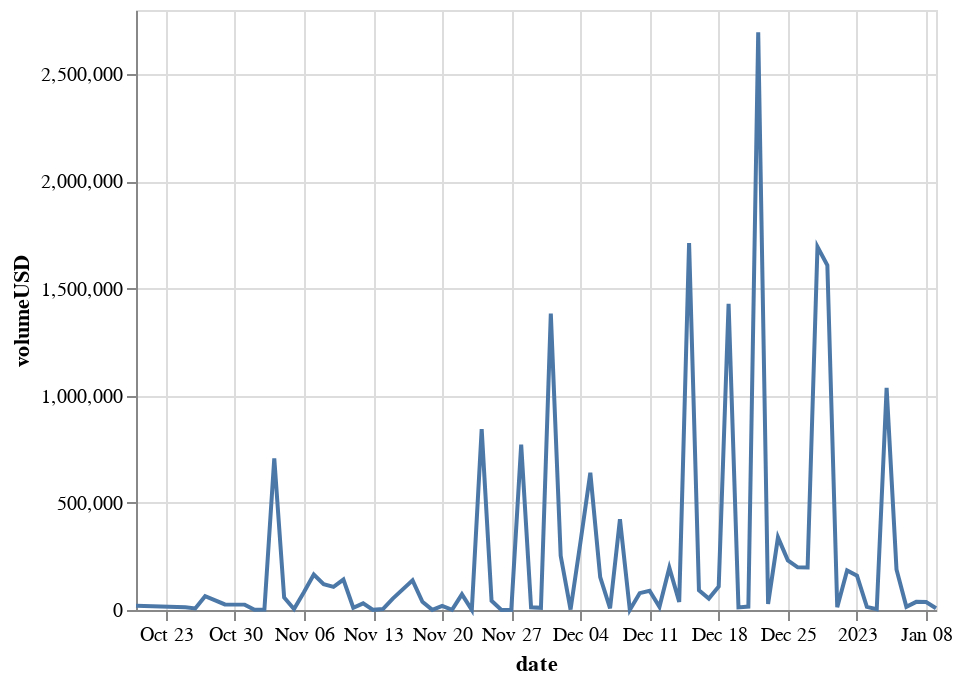

Notebook code for this chart:
### Code cell
# - total FrxETH/sfrxeth volume 
from subgrounds import Subgrounds

sg = Subgrounds()
sg_curve_vol = sg.load_subgraph(url_subgraphs.convex.curve_vol_mainnet)
q = sg_curve_vol.Query.swapVolumeSnapshots(where={"pool": "0xa1f8a6807c402e4a15ef4eba36528a3fed24e577"}, first=1000)
df_frxeth_pool = sg.query_df([q.timestamp, q.volumeUSD])
df_frxeth_pool = remove_prefix(df_frxeth_pool, 'swapVolumeSnapshots_')
df_frxeth_pool.timestamp = pd.to_datetime(df_frxeth_pool.timestamp, unit='s')
df_frxeth_pool['date'] = pd.to_datetime(df_frxeth_pool.timestamp.dt.date)
df_frxeth_pool = df_frxeth_pool.groupby("date").max().reset_index()[['date', 'volumeUSD']]
df_frxeth_pool.volumeUSD /= 2
print(df_frxeth_pool.volumeUSD.sum()) 
alt.Chart(df_frxeth_pool).mark_line().encode(x="date:T", y="volumeUSD:Q")

### Figure 1 — Vega-Lite specification as saved in the notebook (floating-point values rounded to 4 significant figures)
{"$schema": "https://vega.github.io/schema/vega-lite/v4.17.0.json", "config": {"view": {"continuousHeight": 300, "continuousWidth": 400}}, "data": {"name": "data-ebdfb5309209f5b96d2627ece0688857"}, "datasets": {"data-ebdfb5309209f5b96d2627ece0688857": [{"date": "2022-10-20T00:00:00", "volumeUSD": 20120.0}, {"date": "2022-10-25T00:00:00", "volumeUSD": 12780.0}, {"date": "2022-10-26T00:00:00", "volumeUSD": 7341.0}, {"date": "2022-10-27T00:00:00", "volumeUSD": 64720.0}, {"date": "2022-10-29T00:00:00", "volumeUSD": 26060.0}, {"date": "2022-10-31T00:00:00", "volumeUSD": 25100.0}, {"date": "2022-11-01T00:00:00", "volumeUSD": 796.7}, {"date": "2022-11-02T00:00:00", "volumeUSD": 1841.0}, {"date": "2022-11-03T00:00:00", "volumeUSD": 707700.0}, {"date": "2022-11-04T00:00:00", "volumeUSD": 58120.0}, {"date": "2022-11-05T00:00:00", "volumeUSD": 4094.0}, {"date": "2022-11-06T00:00:00", "volumeUSD": 82730.0}, {"date": "2022-11-07T00:00:00", "volumeUSD": 165600.0}, {"date": "2022-11-08T00:00:00", "volumeUSD": 120600.0}, {"date": "2022-11-09T00:00:00", "volumeUSD": 107800.0}, {"date": "2022-11-10T00:00:00", "volumeUSD": 142200.0}, {"date": "2022-11-11T00:00:00", "volumeUSD": 10450.0}, {"date": "2022-11-12T00:00:00", "volumeUSD": 31140.0}, {"date": "2022-11-13T00:00:00", "volumeUSD": 638.0}, {"date": "2022-11-14T00:00:00", "volumeUSD": 4412.0}, {"date": "2022-11-15T00:00:00", "volumeUSD": 53430.0}, {"date": "2022-11-17T00:00:00", "volumeUSD": 138600.0}, {"date": "2022-11-18T00:00:00", "volumeUSD": 38550.0}, {"date": "2022-11-19T00:00:00", "volumeUSD": 693.6}, {"date": "2022-11-20T00:00:00", "volumeUSD": 19050.0}, {"date": "2022-11-21T00:00:00", "volumeUSD": 564.3}, {"date": "2022-11-22T00:00:00", "volumeUSD": 73180.0}, {"date": "2022-11-23T00:00:00", "volumeUSD": 601.3}, {"date": "2022-11-24T00:00:00", "volumeUSD": 844300.0}, {"date": "2022-11-25T00:00:00", "volumeUSD": 42860.0}, {"date": "2022-11-26T00:00:00", "volumeUSD": 0.8144}, {"date": "2022-11-27T00:00:00", "volumeUSD": 1396.0}, {"date": "2022-11-28T00:00:00", "volumeUSD": 772300.0}, {"date": "2022-11-29T00:00:00", "volumeUSD": 12660.0}, {"date": "2022-11-30T00:00:00", "volumeUSD": 10330.0}, {"date": "2022-12-01T00:00:00", "volumeUSD": 1384000.0}, {"date": "2022-12-02T00:00:00", "volumeUSD": 253000.0}, {"date": "2022-12-03T00:00:00", "volumeUSD": 2031.0}, {"date": "2022-12-04T00:00:00", "volumeUSD": 316500.0}, {"date": "2022-12-05T00:00:00", "volumeUSD": 640500.0}, {"date": "2022-12-06T00:00:00", "volumeUSD": 153400.0}, {"date": "2022-12-07T00:00:00", "volumeUSD": 7515.0}, {"date": "2022-12-08T00:00:00", "volumeUSD": 423700.0}, {"date": "2022-12-09T00:00:00", "volumeUSD": 428.2}, {"date": "2022-12-10T00:00:00", "volumeUSD": 78560.0}, {"date": "2022-12-11T00:00:00", "volumeUSD": 89790.0}, {"date": "2022-12-12T00:00:00", "volumeUSD": 14860.0}, {"date": "2022-12-13T00:00:00", "volumeUSD": 197300.0}, {"date": "2022-12-14T00:00:00", "volumeUSD": 37870.0}, {"date": "2022-12-15T00:00:00", "volumeUSD": 1712000.0}, {"date": "2022-12-16T00:00:00", "volumeUSD": 92310.0}, {"date": "2022-12-17T00:00:00", "volumeUSD": 53110.0}, {"date": "2022-12-18T00:00:00", "volumeUSD": 109500.0}, {"date": "2022-12-19T00:00:00", "volumeUSD": 1429000.0}, {"date": "2022-12-20T00:00:00", "volumeUSD": 11960.0}, {"date": "2022-12-21T00:00:00", "volumeUSD": 16090.0}, {"date": "2022-12-22T00:00:00", "volumeUSD": 2696000.0}, {"date": "2022-12-23T00:00:00", "volumeUSD": 28400.0}, {"date": "2022-12-24T00:00:00", "volumeUSD": 338900.0}, {"date": "2022-12-25T00:00:00", "volumeUSD": 231600.0}, {"date": "2022-12-26T00:00:00", "volumeUSD": 199300.0}, {"date": "2022-12-27T00:00:00", "volumeUSD": 198000.0}, {"date": "2022-12-28T00:00:00", "volumeUSD": 1695000.0}, {"date": "2022-12-29T00:00:00", "volumeUSD": 1609000.0}, {"date": "2022-12-30T00:00:00", "volumeUSD": 12690.0}, {"date": "2022-12-31T00:00:00", "volumeUSD": 184200.0}, {"date": "2023-01-01T00:00:00", "volumeUSD": 160400.0}, {"date": "2023-01-02T00:00:00", "volumeUSD": 14350.0}, {"date": "2023-01-03T00:00:00", "volumeUSD": 3382.0}, {"date": "2023-01-04T00:00:00", "volumeUSD": 1037000.0}, {"date": "2023-01-05T00:00:00", "volumeUSD": 189300.0}, {"date": "2023-01-06T00:00:00", "volumeUSD": 15140.0}, {"date": "2023-01-07T00:00:00", "volumeUSD": 37990.0}, {"date": "2023-01-08T00:00:00", "volumeUSD": 37010.0}, {"date": "2023-01-09T00:00:00", "volumeUSD": 8007.0}]}, "encoding": {"x": {"field": "date", "type": "temporal"}, "y": {"field": "volumeUSD", "type": "quantitative"}}, "mark": "line"}
